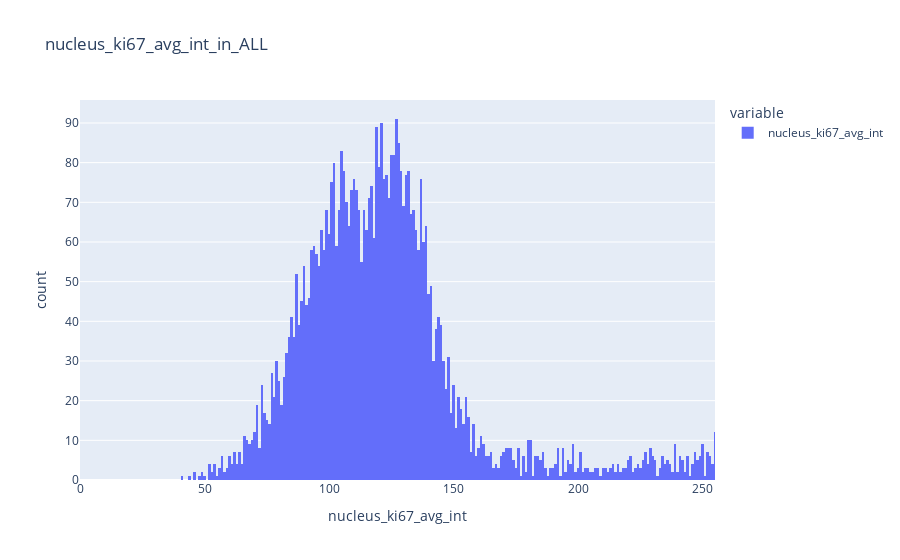
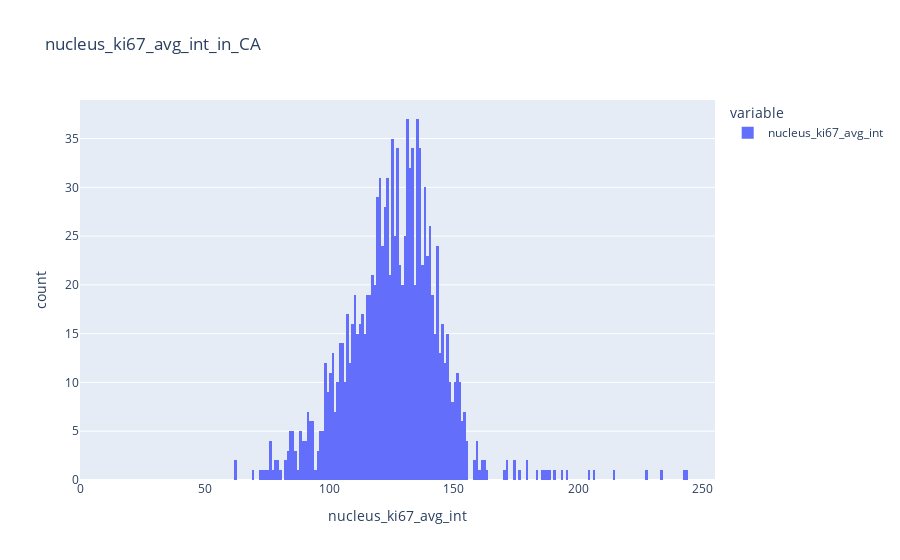
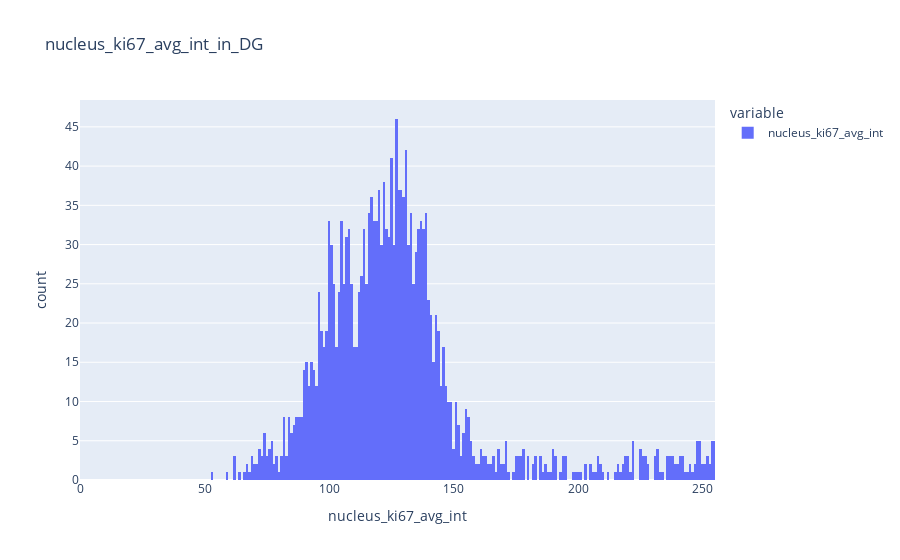
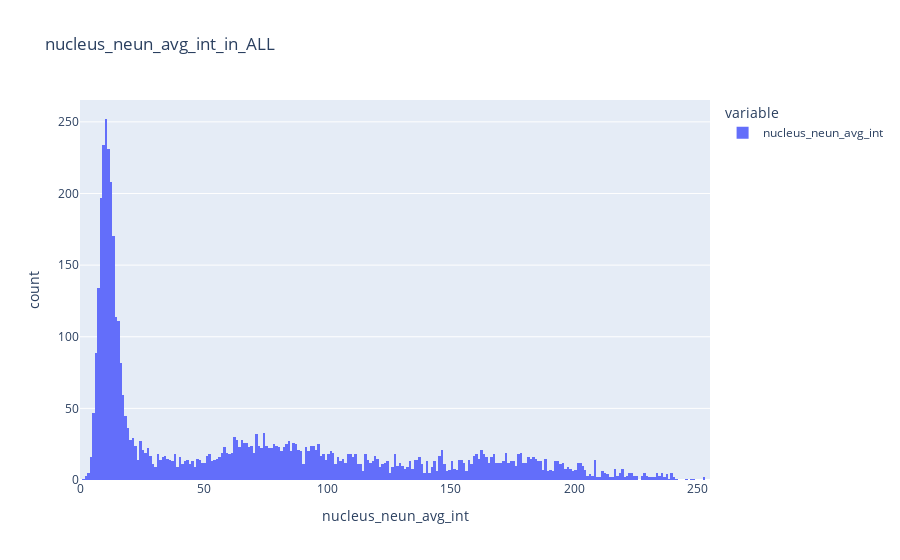

Notebook cell for these charts, in order:
### Markdown cell above
<h3>Plot average intensities</h3>

### Code cell
# Select all column names in 'final_df' that contain the substring 'avg_int'
avg_int_columns = [col for col in final_df.columns if 'avg_int' in col]

# Loop over all extracted channel average intensities
for column_name in avg_int_columns:

    # Plot the average_intensity distribution in order to make an informed decision on the threshold
    for roi_name in roi_names:

        # Filter rows in final_df where ROI matches roi_name 
        filtered_df = final_df[(final_df["ROI"] == roi_name)]

        # Get the values of the 'label' column in filtered_df as a list
        avg_int_values = filtered_df[column_name]

        # Plot a histogram with 256 bins and a title indicating the column and ROI
        fig = px.histogram(avg_int_values, nbins=256, 
                           title=f"{column_name}_in_{roi_name}",
                           labels={'value': column_name, 'count': 'Frequency'},
                           range_x=[0, 255])
        
        # Show the plot
        fig.show()

### Figure 1 — Plotly figure (JSON) as saved in the notebook; plotly's stock layout.template omitted (floating-point values rounded to 4 significant figures; data arrays with more than 128 entries replaced by an {"elided": "..."} marker saying what was removed)
{"data": [{"alignmentgroup": "True", "bingroup": "x", "hovertemplate": "variable=nucleus_ki67_avg_int<br>nucleus_ki67_avg_int=%{x}<br>count=%{y}<extra></extra>", "legendgroup": "nucleus_ki67_avg_int", "marker": {"color": "#636efa", "pattern": {"shape": ""}}, "name": "nucleus_ki67_avg_int", "nbinsx": 256, "offsetgroup": "nucleus_ki67_avg_int", "orientation": "v", "showlegend": true, "type": "histogram", "x": {"elided": "5054 float values"}, "xaxis": "x", "yaxis": "y"}], "layout": {"barmode": "relative", "legend": {"title": {"text": "variable"}, "tracegroupgap": 0}, "title": {"text": "nucleus_ki67_avg_int_in_ALL"}, "xaxis": {"anchor": "y", "domain": [0, 1], "range": [0, 255], "title": {"text": "nucleus_ki67_avg_int"}}, "yaxis": {"anchor": "x", "domain": [0, 1], "title": {"text": "count"}}}}

### Figure 2 — Plotly figure (JSON) as saved in the notebook; plotly's stock layout.template omitted (floating-point values rounded to 4 significant figures; data arrays with more than 128 entries replaced by an {"elided": "..."} marker saying what was removed)
{"data": [{"alignmentgroup": "True", "bingroup": "x", "hovertemplate": "variable=nucleus_ki67_avg_int<br>nucleus_ki67_avg_int=%{x}<br>count=%{y}<extra></extra>", "legendgroup": "nucleus_ki67_avg_int", "marker": {"color": "#636efa", "pattern": {"shape": ""}}, "name": "nucleus_ki67_avg_int", "nbinsx": 256, "offsetgroup": "nucleus_ki67_avg_int", "orientation": "v", "showlegend": true, "type": "histogram", "x": {"elided": "1223 float values"}, "xaxis": "x", "yaxis": "y"}], "layout": {"barmode": "relative", "legend": {"title": {"text": "variable"}, "tracegroupgap": 0}, "title": {"text": "nucleus_ki67_avg_int_in_CA"}, "xaxis": {"anchor": "y", "domain": [0, 1], "range": [0, 255], "title": {"text": "nucleus_ki67_avg_int"}}, "yaxis": {"anchor": "x", "domain": [0, 1], "title": {"text": "count"}}}}

### Figure 3 — Plotly figure (JSON) as saved in the notebook; plotly's stock layout.template omitted (floating-point values rounded to 4 significant figures; data arrays with more than 128 entries replaced by an {"elided": "..."} marker saying what was removed)
{"data": [{"alignmentgroup": "True", "bingroup": "x", "hovertemplate": "variable=nucleus_ki67_avg_int<br>nucleus_ki67_avg_int=%{x}<br>count=%{y}<extra></extra>", "legendgroup": "nucleus_ki67_avg_int", "marker": {"color": "#636efa", "pattern": {"shape": ""}}, "name": "nucleus_ki67_avg_int", "nbinsx": 256, "offsetgroup": "nucleus_ki67_avg_int", "orientation": "v", "showlegend": true, "type": "histogram", "x": {"elided": "1912 float values"}, "xaxis": "x", "yaxis": "y"}], "layout": {"barmode": "relative", "legend": {"title": {"text": "variable"}, "tracegroupgap": 0}, "title": {"text": "nucleus_ki67_avg_int_in_DG"}, "xaxis": {"anchor": "y", "domain": [0, 1], "range": [0, 255], "title": {"text": "nucleus_ki67_avg_int"}}, "yaxis": {"anchor": "x", "domain": [0, 1], "title": {"text": "count"}}}}

### Figure 4 — Plotly figure (JSON) as saved in the notebook; plotly's stock layout.template omitted (floating-point values rounded to 4 significant figures; data arrays with more than 128 entries replaced by an {"elided": "..."} marker saying what was removed)
{"data": [{"alignmentgroup": "True", "bingroup": "x", "hovertemplate": "variable=nucleus_neun_avg_int<br>nucleus_neun_avg_int=%{x}<br>count=%{y}<extra></extra>", "legendgroup": "nucleus_neun_avg_int", "marker": {"color": "#636efa", "pattern": {"shape": ""}}, "name": "nucleus_neun_avg_int", "nbinsx": 256, "offsetgroup": "nucleus_neun_avg_int", "orientation": "v", "showlegend": true, "type": "histogram", "x": {"elided": "5054 float values"}, "xaxis": "x", "yaxis": "y"}], "layout": {"barmode": "relative", "legend": {"title": {"text": "variable"}, "tracegroupgap": 0}, "title": {"text": "nucleus_neun_avg_int_in_ALL"}, "xaxis": {"anchor": "y", "domain": [0, 1], "range": [0, 255], "title": {"text": "nucleus_neun_avg_int"}}, "yaxis": {"anchor": "x", "domain": [0, 1], "title": {"text": "count"}}}}
